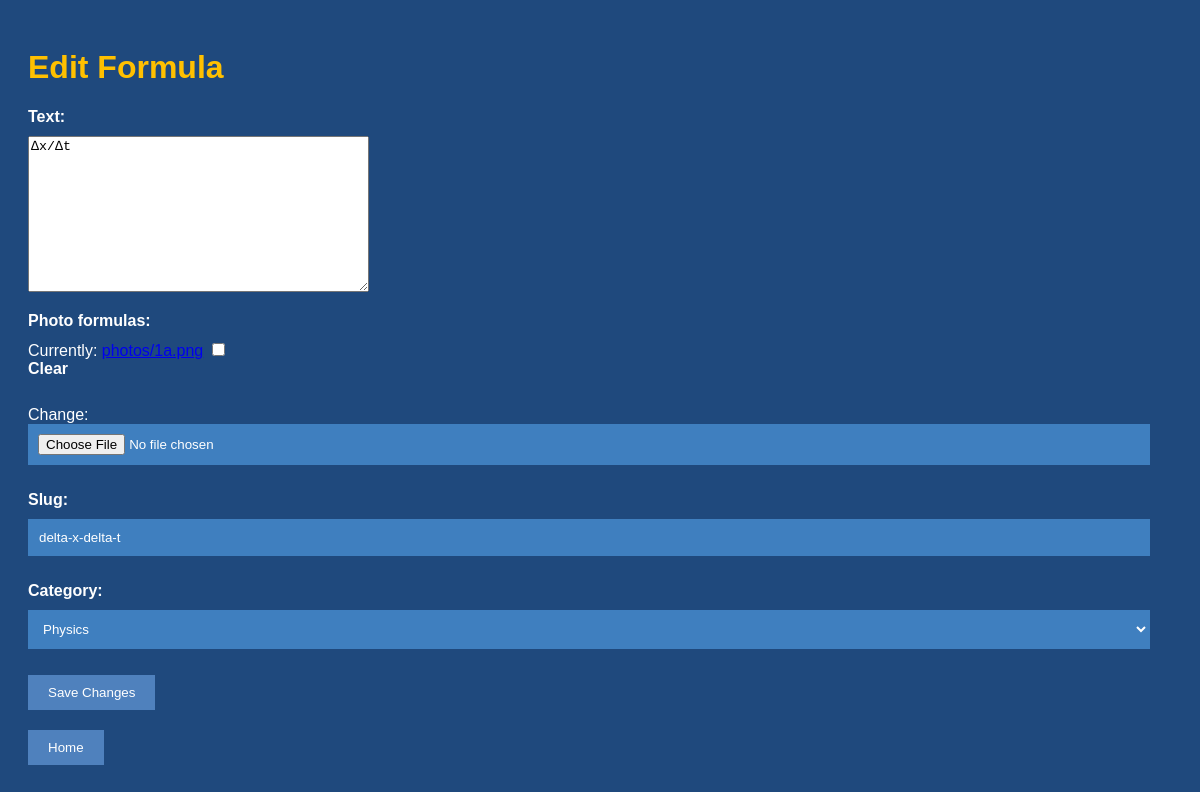
Page /edit/delta-x-delta-t/ on the committed database.
### formulas/models.py (models this page shows, shortened)
class Formula(models.Model):
    text = models.TextField()
    formulas = models.TextField(default='')
    photo_formulas = models.ImageField(upload_to='photos/', null=True, blank=True)
    slug = models.SlugField(unique=True)
    category = models.ForeignKey(Category, on_delete=models.SET_NULL, null=True, blank=True)

### formulas/views.py (the view)
# urls.py: path('edit/<slug:slug>/', views.edit_formula, name='edit_formula'),
def edit_formula(request, slug):
    formula = get_object_or_404(Formula, slug=slug)
    if request.method == 'POST':
        form = FormulaForm(request.POST, request.FILES, instance=formula)
        if form.is_valid():
            form.save()
            return redirect('home')
    else:
        form = FormulaForm(instance=formula)
    return render(request, 'formulas/edit_formula.html', {'form': form, 'formula': formula})

### formulas/forms.py
class FormulaForm(forms.ModelForm):
    class Meta:
        model = Formula
        fields = ['text', 'photo_formulas', 'slug', 'category']
    photo_formulas = forms.ImageField(required=False)
    category = forms.ModelChoiceField(queryset=Category.objects.all(), required=False)

### formulas/models.py (called while the page is built)
    def __str__(self):
        return self.name

### formulas/templates/formulas/edit_formula.html (shortened to what this page needs)
{% load static %}
<!DOCTYPE html>
<html lang="en">
<head>
  {% block css %}
    <link rel="stylesheet" href="{% static 'formulas/css/edit_formula-styles.css' %}">
  {% endblock %}
</head>
<body>
  <div class="formula-edit-container">
    <h1>Edit Formula</h1>
    <form method="post" enctype="multipart/form-data">
      {{ form.as_p }}
      <button type="submit">Save Changes</button>
    </form>
    <form method="get" action="{% url 'home' %}">
      <button type="submit" class="home_button">Home</button>
    </form>
  </div>
</body>
</html>

### formulas/static/formulas/css/edit_formula-styles.css (style rules this page uses)
body { background-color: #1F497D; font-family: Arial, sans-serif; color: white; padding: 20px; }
h1 { color: #FFC000; }
label { display: block; font-weight: bold; margin-bottom: 10px; }
input[type="text"], input[type="file"], select { width: calc(100% - 22px); padding: 10px; background-color: #3F7FBF; border: 1px solid #3F7FBF; color: white; margin-bottom: 10px; box-sizing: border-box; }
input[type="file"] { border: none; }
button[type="submit"] { display: inline-block; padding: 10px 20px; background-color: #4F81BD; color: white; border: none; cursor: pointer; transition: background-color 0.3s ease; }
.home_button { display: inline-block; padding: 10px 20px; background-color: #4F81BD; color: white; border: none; cursor: pointer; transition: background-color 0.3s ease; margin-top: 20px; }

### rows in the picture
Formula: text "∆x/∆t", slug "delta-x-delta-t", category "Physics"
